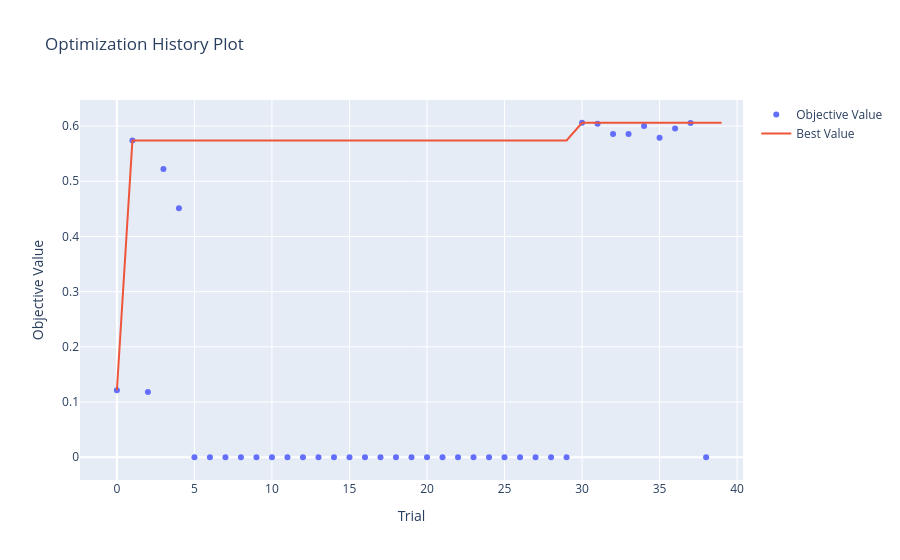

Notebook code for this chart:
### Code cell
plot_optimization_history(study)

### Figure 1 — Plotly figure (JSON) as saved in the notebook; plotly's stock layout.template omitted (floating-point values rounded to 4 significant figures)
{"data": [{"mode": "markers", "name": "Objective Value", "type": "scatter", "x": [0, 1, 2, 3, 4, 5, 6, 7, 8, 9, 10, 11, 12, 13, 14, 15, 16, 17, 18, 19, 20, 21, 22, 23, 24, 25, 26, 27, 28, 29, 30, 31, 32, 33, 34, 35, 36, 37, 38], "y": [0.1213, 0.574, 0.1184, 0.5223, 0.4513, 0, 0, 0, 0, 0, 0, 0, 0, 0, 0, 0, 0, 0, 0, 0, 0, 0, 0, 0, 0, 0, 0, 0, 0, 0, 0.606, 0.6043, 0.5856, 0.5855, 0.6001, 0.579, 0.5957, 0.6054, 0]}, {"mode": "lines", "name": "Best Value", "type": "scatter", "x": [0, 1, 2, 3, 4, 5, 6, 7, 8, 9, 10, 11, 12, 13, 14, 15, 16, 17, 18, 19, 20, 21, 22, 23, 24, 25, 26, 27, 28, 29, 30, 31, 32, 33, 34, 35, 36, 37, 38, 39], "y": [0.1213, 0.574, 0.574, 0.574, 0.574, 0.574, 0.574, 0.574, 0.574, 0.574, 0.574, 0.574, 0.574, 0.574, 0.574, 0.574, 0.574, 0.574, 0.574, 0.574, 0.574, 0.574, 0.574, 0.574, 0.574, 0.574, 0.574, 0.574, 0.574, 0.574, 0.606, 0.606, 0.606, 0.606, 0.606, 0.606, 0.606, 0.606, 0.606, 0.606]}, {"marker": {"color": "#cccccc"}, "mode": "markers", "name": "Infeasible Trial", "showlegend": false, "type": "scatter", "x": [], "y": []}], "layout": {"autosize": true, "title": {"text": "Optimization History Plot"}, "xaxis": {"autorange": true, "range": [-2.371, 40.37], "title": {"text": "Trial"}, "type": "linear"}, "yaxis": {"autorange": true, "range": [-0.05001, 0.656], "title": {"text": "Objective Value"}, "type": "linear"}}}
